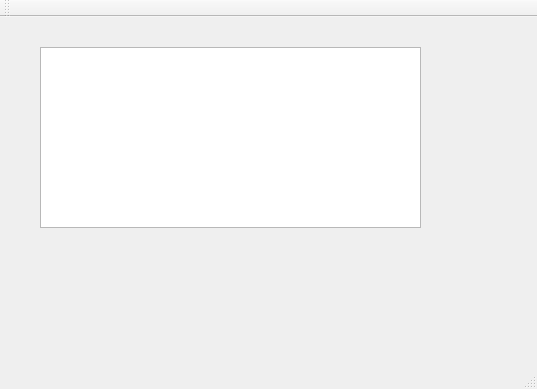
<?xml version="1.0" encoding="UTF-8"?>
<ui version="4.0">
 <class>MainWindow</class>
 <widget class="QMainWindow" name="MainWindow">
  <property name="geometry">
   <rect>
    <x>0</x>
    <y>0</y>
    <width>537</width>
    <height>389</height>
   </rect>
  </property>
  <property name="windowTitle">
   <string>MainWindow</string>
  </property>
  <widget class="QWidget" name="centralWidget">
   <widget class="QTextEdit" name="textEdit">
    <property name="geometry">
     <rect>
      <x>40</x>
      <y>30</y>
      <width>381</width>
      <height>181</height>
     </rect>
    </property>
   </widget>
  </widget>
  <widget class="QMenuBar" name="menuBar">
   <property name="geometry">
    <rect>
     <x>0</x>
     <y>0</y>
     <width>537</width>
     <height>23</height>
    </rect>
   </property>
  </widget>
  <widget class="QToolBar" name="mainToolBar">
   <attribute name="toolBarArea">
    <enum>TopToolBarArea</enum>
   </attribute>
   <attribute name="toolBarBreak">
    <bool>false</bool>
   </attribute>
  </widget>
  <widget class="QStatusBar" name="statusBar"/>
 </widget>
 <layoutdefault spacing="6" margin="11"/>
 <resources/>
 <connections/>
</ui>
